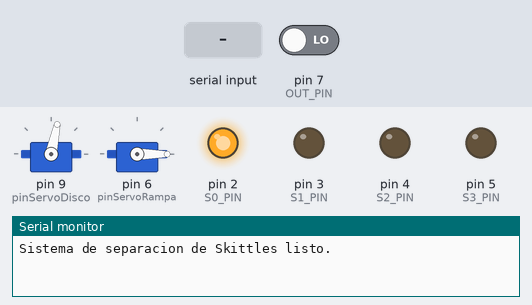
This sketch was run on a simulated Arduino Uno, built with avr-gcc and run on an emulated ATmega328P. Shown: 2 × servo, output pins drawn as LEDs (lit = HIGH), the last lines printed to the serial monitor. The inputs (shaded band) are chosen by the test bench; at power-on: pin 7 (OUT_PIN) LOW.

Above: at 2.2 s.
2.3 s: "Y\n" received over Serial
At 5.7 s:
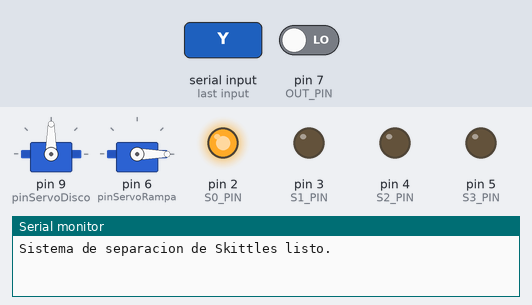
5.8 s: byte 86 ('V') received over Serial
At 9.2 s:
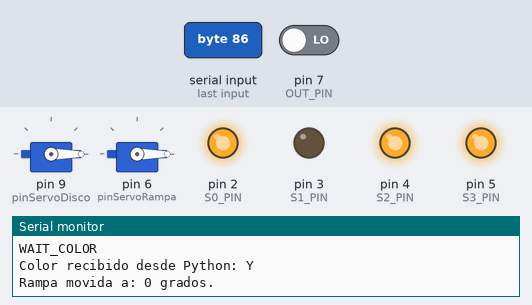
9.3 s: byte 82 ('R') received over Serial
At 13.6 s:
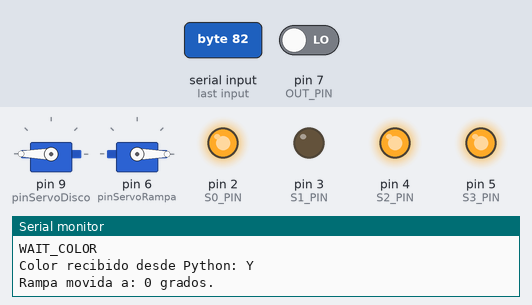
14.4 s: byte 78 ('N') received over Serial
24.0 s: byte 77 ('M') received over Serial
Timing chart, 0 to 42.4 s (numbered marks = the images above; inputs shaded):
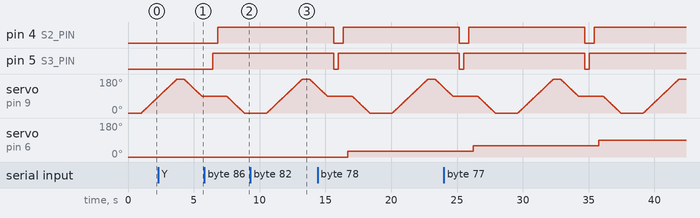

The sketch:

ColorSorteConIA.ino
```cpp
#include <Servo.h>

// ------------ Servos ------------
Servo servoDisco;   // MG995 (disco)
Servo servoRampa;   // 9g (rampa)

// Pines servos
const int pinServoDisco = 9;   // MG995
const int pinServoRampa = 6;   // 9g

// Angulos del disco (MG995)
const int POS_DISCO_DESCARGA = 0;    // Hoyo hacia la rampa
const int POS_DISCO_SENSOR   = 90;   // Sensor de color
const int POS_DISCO_RECOGER  = 180;  // Recoger dulce

// Angulos de la rampa (9g) según color
const int R_AMARILLO = 0;    // Bandeja 1
const int R_VERDE    = 30;   // Bandeja 2
const int R_ROJO     = 60;   // Bandeja 3
const int R_NARANJA  = 90;   // Bandeja 4
const int R_MORADO   = 140;  // Bandeja 5

// Para llevar el control del ángulo actual del disco
int anguloDiscoActual = POS_DISCO_DESCARGA;

// --------- Enumeración de colores ---------
enum ColorDulce {
  COLOR_AMARILLO,
  COLOR_VERDE,
  COLOR_ROJO,
  COLOR_NARANJA,
  COLOR_MORADO,
  COLOR_DESCONOCIDO
};

// ------------ Pines TCS3200 (GY-31) ------------
const int S0_PIN   = 2;
const int S1_PIN   = 3;
const int S2_PIN   = 4;
const int S3_PIN   = 5;
const int OUT_PIN  = 7;

// --------- Mover suavemente el disco (MG995) ---------
void moverDiscoSuave(int destino) {
  int desde = anguloDiscoActual;

  if (desde < destino) {
    for (int pos = desde; pos <= destino; pos++) {
      servoDisco.write(pos);
      delay(15);   // Ajusta si quieres más suave/lento
    }
  } else {
    for (int pos = desde; pos >= destino; pos--) {
      servoDisco.write(pos);
      delay(15);
    }
  }

  anguloDiscoActual = destino;
}

// --------- Mover rampa según color detectado ---------
void moverRampaPorColor(ColorDulce color) {
  int anguloRampa = R_AMARILLO; // valor por defecto

  switch (color) {
    case COLOR_AMARILLO:
      anguloRampa = R_AMARILLO;
      break;
    case COLOR_VERDE:
      anguloRampa = R_VERDE;
      break;
    case COLOR_ROJO:
      anguloRampa = R_ROJO;
      break;
    case COLOR_NARANJA:
      anguloRampa = R_NARANJA;
      break;
    case COLOR_MORADO:
      anguloRampa = R_MORADO;
      break;
    case COLOR_DESCONOCIDO:
    default:
      // Podrías mandar los desconocidos a alguna bandeja "basura"
      anguloRampa = R_AMARILLO;
      break;
  }

  servoRampa.write(anguloRampa);
  Serial.print("Rampa movida a: ");
  Serial.print(anguloRampa);
  Serial.println(" grados.");
}

// --------- Leer frecuencia de un "filtro" de color ---------
// s2State y s3State seleccionan el filtro (rojo, verde, azul)
unsigned long leerFrecuenciaColor(bool s2State, bool s3State) {
  digitalWrite(S2_PIN, s2State);
  digitalWrite(S3_PIN, s3State);

  delay(100);  // dejar que se estabilice el filtro

  // Medimos el tiempo de un pulso LOW (en microsegundos)
  unsigned long duracion = pulseIn(OUT_PIN, LOW, 250000); // timeout 250 ms

  if (duracion == 0) {
    // Si no se leyó pulso (muy raro), devolvemos algo grande
    duracion = 250000;
  }

  // La frecuencia es inversamente proporcional a la duración
  // freq ≈ 1e6 / duracion, pero podemos usar duracion directamente
  // para comparar entre colores si somos consistentes.
  unsigned long frecuencia = 1000000UL / duracion;

  return frecuencia;
}

// --------- Leer R, G, B del TCS3200 ---------
void leerRGB(unsigned long &r, unsigned long &g, unsigned long &b) {
  // Según el datasheet / estándar:
  // S2 S3
  // L  L  -> rojo
  // L  H  -> azul
  // H  H  -> verde
  // (H,L sería clear, que aquí no usamos)

  // Rojo
  r = leerFrecuenciaColor(LOW, LOW);

  // Azul
  unsigned long azul = leerFrecuenciaColor(LOW, HIGH);

  // Verde
  g = leerFrecuenciaColor(HIGH, HIGH);

  // Guardamos azul en b
  b = azul;
}

// NUEVA versión: la decisión se hace en Python
ColorDulce detectarColor() {
  unsigned long r, g, b;
  leerRGB(r, g, b);  // tu función que ya mide el TCS3200

  // Mandamos los valores por Serial en formato CSV: R,G,B
  Serial.print(r);
  Serial.print(",");
  Serial.print(g);
  Serial.print(",");
  Serial.println(b);

  Serial.println("WAIT_COLOR"); // mensaje opcional para debug en Python

  // Ahora esperamos una letra de vuelta:
  //  Y = Amarillo
  //  V = Verde
  //  R = Rojo
  //  N = Naranja
  //  M = Morado
  //  ? = Desconocido
  char c = 0;

  while (true) {
    if (Serial.available() > 0) {
      c = Serial.read();

      if (c == '\n' || c == '\r') {
        continue;  // ignorar saltos de línea
      }

      break;
    }
  }

  // Pasamos a mayúscula por si acaso
  if (c >= 'a' && c <= 'z') {
    c = c - ('a' - 'A');
  }

  Serial.print("Color recibido desde Python: ");
  Serial.println(c);

  switch (c) {
    case 'Y': return COLOR_AMARILLO;
    case 'V': return COLOR_VERDE;
    case 'R': return COLOR_ROJO;
    case 'N': return COLOR_NARANJA;
    case 'M': return COLOR_MORADO;
    default:  return COLOR_DESCONOCIDO;
  }
}


// ----------------------------------------------------
void setup() {
  Serial.begin(9600);

  // Servos
  servoDisco.attach(pinServoDisco);
  servoRampa.attach(pinServoRampa);

  // Posiciones iniciales
  servoRampa.write(R_AMARILLO);          // Rampa a alguna bandeja inicial
  anguloDiscoActual = POS_DISCO_DESCARGA;
  servoDisco.write(anguloDiscoActual);
  delay(1000);

  // TCS3200 pins
  pinMode(S0_PIN, OUTPUT);
  pinMode(S1_PIN, OUTPUT);
  pinMode(S2_PIN, OUTPUT);
  pinMode(S3_PIN, OUTPUT);
  pinMode(OUT_PIN, INPUT);

  // Escalado de frecuencia: S0 S1
  // HIGH LOW -> 20% (recomendado para no saturar)
  digitalWrite(S0_PIN, HIGH);
  digitalWrite(S1_PIN, LOW);

  Serial.println("Sistema de separacion de Skittles listo.");
}

// ----------------------------------------------------
void loop() {
  // 1) Llevar disco a posición de recoger dulce (180°)
  moverDiscoSuave(POS_DISCO_RECOGER);
  delay(500);  // tiempo para que el dulce se acomode

  // 2) Llevar disco a posición de sensor (90°)
  moverDiscoSuave(POS_DISCO_SENSOR);
  delay(500);  // que se estabilice el dulce frente al sensor

  // 3) Detectar el color del dulce con el TCS3200
  ColorDulce color = detectarColor();

  // 4) Mover la rampa al ángulo correcto
  moverRampaPorColor(color);
  delay(300);  // tiempo para que la rampa llegue a su posición

  // 5) Llevar el disco a la posición de descarga (0°)
  moverDiscoSuave(POS_DISCO_DESCARGA);
  delay(700);  // tiempo para que el dulce caiga y recorra la rampa

  // 6) Pausa antes del siguiente ciclo
  delay(1000);
}
```

Measured:
- by itself, pin 4 (S2_PIN): alternates HIGH for 8.8 s and LOW for 0.70 s
- by itself, pin 5 (S3_PIN): alternates HIGH for 9.2 s and LOW for 0.35 s
